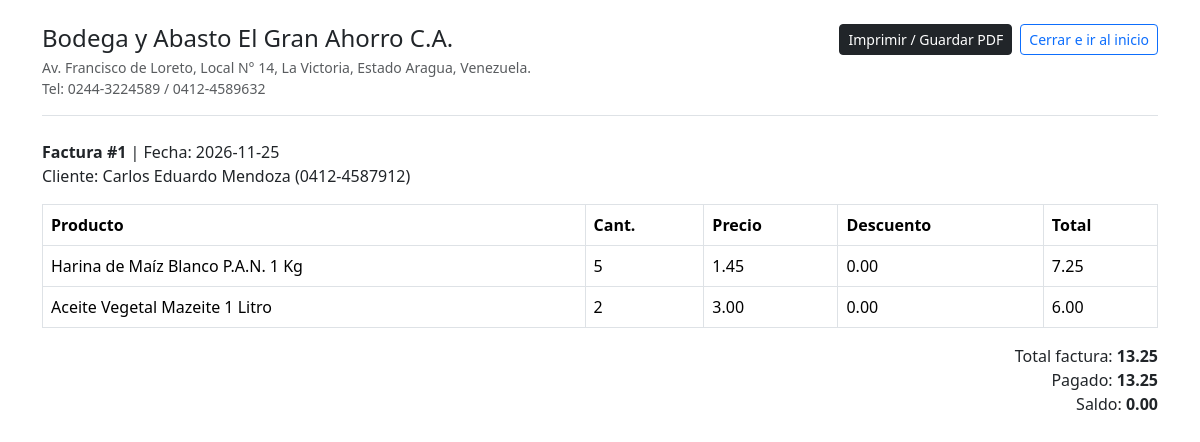
/imprimir.php?tipo=factura&id=1 (signed in), run on the app's committed database.
### tables this page shows
CREATE TABLE IF NOT EXISTS `companies` (
  `id` int unsigned NOT NULL AUTO_INCREMENT,
  `name` varchar(191) NOT NULL,
  `phone` varchar(191) NOT NULL,
  `address` text NOT NULL,
  `created_at` timestamp NULL DEFAULT NULL,
  `updated_at` timestamp NULL DEFAULT NULL,
  PRIMARY KEY (`id`)
);

CREATE TABLE IF NOT EXISTS `sells` (
  `id` int unsigned NOT NULL AUTO_INCREMENT,
  `user_id` int NOT NULL,
  `customer_id` int NOT NULL,
  `branch_id` int NOT NULL DEFAULT '1',
  `total_amount` double NOT NULL,
  `paid_amount` double NOT NULL DEFAULT '0',
  `sell_date` varchar(191) DEFAULT NULL,
  `discount_amount` double NOT NULL DEFAULT '0',
  `payment_method` tinyint NOT NULL DEFAULT '0',
  `payment_status` tinyint NOT NULL DEFAULT '0',
  `created_at` timestamp NULL DEFAULT NULL,
  `updated_at` timestamp NULL DEFAULT NULL,
  PRIMARY KEY (`id`)
);

CREATE TABLE IF NOT EXISTS `customers` (
  `id` int unsigned NOT NULL AUTO_INCREMENT,
  `customer_name` varchar(191) NOT NULL,
  `email` varchar(191) DEFAULT NULL,
  `phone` varchar(191) DEFAULT NULL,
  `address` text,
  `status` tinyint NOT NULL DEFAULT '1',
  `created_at` timestamp NULL DEFAULT NULL,
  `updated_at` timestamp NULL DEFAULT NULL,
  PRIMARY KEY (`id`)
);

CREATE TABLE IF NOT EXISTS `sell_details` (
  `id` int unsigned NOT NULL AUTO_INCREMENT,
  `stock_id` int NOT NULL,
  `sell_id` int NOT NULL,
  `product_id` int NOT NULL,
  `category_id` int NOT NULL,
  `vendor_id` int NOT NULL,
  `user_id` int NOT NULL,
  `chalan_no` varchar(191) NOT NULL,
  `selling_date` varchar(191) NOT NULL,
  `customer_id` varchar(191) NOT NULL,
  `sold_quantity` int NOT NULL,
  `buy_price` double NOT NULL,
  `sold_price` double NOT NULL,
  `total_buy_price` double NOT NULL,
  `total_sold_price` double NOT NULL,
  `discount` double NOT NULL,
  `discount_type` tinyint NOT NULL,
  `discount_amount` double NOT NULL,
  `created_at` timestamp NULL DEFAULT NULL,
  `updated_at` timestamp NULL DEFAULT NULL,
  PRIMARY KEY (`id`),
  KEY `stock_id` (`stock_id`),
  KEY `selling_date` (`selling_date`),
  KEY `product_id` (`product_id`),
  KEY `category_id` (`category_id`),
  KEY `vendor_id` (`vendor_id`),
  KEY `user_id` (`user_id`),
  KEY `sell_id` (`sell_id`)
);

CREATE TABLE IF NOT EXISTS `products` (
  `id` int unsigned NOT NULL AUTO_INCREMENT,
  `category_id` int NOT NULL,
  `product_name` varchar(191) NOT NULL,
  `details` text,
  `status` tinyint NOT NULL DEFAULT '1',
  `created_at` timestamp NULL DEFAULT NULL,
  `updated_at` timestamp NULL DEFAULT NULL,
  PRIMARY KEY (`id`),
  KEY `category_id` (`category_id`)
);

### config.php (called while the page is built, shortened)
<?php
function db(): PDO {
    static $pdo = null;
    if ($pdo === null) {
        $dsn = sprintf('mysql:host=%s;dbname=%s;charset=%s', DB_HOST, DB_NAME, DB_CHARSET);
        $pdo = new PDO($dsn, DB_USER, DB_PASS, [
            PDO::ATTR_ERRMODE => PDO::ERRMODE_EXCEPTION,
            PDO::ATTR_DEFAULT_FETCH_MODE => PDO::FETCH_ASSOC,
        ]);
    }
    return $pdo;
}
function e(?string $valor): string {
    return htmlspecialchars((string) $valor, ENT_QUOTES, 'UTF-8');
}
function monto(float $valor): string {
    return number_format($valor, 2, '.', ',');
}
function empresa_info(): array {
    $stmt = db()->query("SELECT * FROM companies ORDER BY id ASC LIMIT 1");
    return $stmt->fetch() ?: [
        'id' => 1,
        'name' => 'StockInventarios',
        'phone' => '',
        'address' => '',
    ];
}

### imprimir.php (the view, shortened to what this page needs)
<?php
require_once __DIR__ . '/config.php';
$empresa = empresa_info();
$tipo = $_GET['tipo'] ?? 'factura';
?>
<!DOCTYPE html>
<html lang="es">
<head>
    <link href="https://cdn.jsdelivr.net/npm/bootstrap@5.3.3/dist/css/bootstrap.min.css" rel="stylesheet">
</head>
<body class="p-4">
<div class="container">
    <div class="d-flex justify-content-between align-items-start border-bottom pb-3 mb-4">
        <div>
            <h4 class="mb-1"><?= e($empresa['name']) ?></h4>
            <div class="small text-muted"><?= e($empresa['address'] ?? '') ?></div>
            <div class="small text-muted">Tel: <?= e($empresa['phone'] ?? '') ?></div>
        </div>
        <div class="d-flex gap-2 no-print">
            <button onclick="window.print()" class="btn btn-dark btn-sm">Imprimir / Guardar PDF</button>
            <a href="index.php" onclick="cerrarFacturaEIrInicio(event)" class="btn btn-outline-primary btn-sm">Cerrar e ir al inicio</a>
        </div>
    </div>
    <?php if ($tipo === 'factura'): ?>
        <?php
        $id = (int) ($_GET['id'] ?? 0);
        $vStmt = db()->prepare("
            SELECT s.*, c.customer_name, c.phone, c.address
            FROM sells s
            LEFT JOIN customers c ON c.id = s.customer_id
            WHERE s.id = :id LIMIT 1
        ");
        $vStmt->execute(['id' => $id]);
        $venta = $vStmt->fetch();
        $detStmt = db()->prepare("
            SELECT sd.*, p.product_name
            FROM sell_details sd
            LEFT JOIN products p ON p.id = sd.product_id
            WHERE sd.sell_id = :id
        ");
        $detStmt->execute(['id' => $id]);
        $detalles = $detStmt->fetchAll();
        ?>
        <?php if ($venta): ?>
            <div class="mb-3">
                <strong>Factura #<?= (int) $venta['id'] ?></strong> | Fecha: <?= e($venta['sell_date']) ?><br>
                Cliente: <?= e($venta['customer_name'] ?? '') ?> (<?= e($venta['phone'] ?? '') ?>)
            </div>
            <table class="table table-bordered">
                <thead><tr><th>Producto</th><th>Cant.</th><th>Precio</th><th>Descuento</th><th>Total</th></tr></thead>
                <tbody>
                <?php foreach ($detalles as $det): ?>
                    <tr>
                        <td><?= e($det['product_name'] ?? '') ?></td>
                        <td><?= (int) $det['sold_quantity'] ?></td>
                        <td><?= monto((float) $det['sold_price']) ?></td>
                        <td><?= monto((float) $det['discount_amount']) ?></td>
                        <td><?= monto((float) $det['total_sold_price']) ?></td>
                    </tr>
                <?php endforeach; ?>
                </tbody>
            </table>
            <div class="text-end">
                <div>Total factura: <strong><?= monto((float) $venta['total_amount']) ?></strong></div>
                <div>Pagado: <strong><?= monto((float) $venta['paid_amount']) ?></strong></div>
                <div>Saldo: <strong><?= monto(max(0.0, (float) $venta['total_amount'] - (float) $venta['paid_amount'])) ?></strong></div>
            </div>
        <?php else: ?>
            <div class="alert alert-warning">Factura no encontrada.</div>
        <?php endif; ?>
    <?php endif; ?>
</div>
</body>
</html>

### data on the page
companies: name "Bodega y Abasto El Gran Ahorro C.A.", address "Av. Francisco de Loreto, Local N° 14, La Victoria, Estado Aragua, Venezuela.", phone "0244-3224589 / 0412-4589632"
sells: id "1", sell_date "2026-11-25", customer.customer_name "Carlos Eduardo Mendoza", customer.phone "0412-4587912", total_amount "13.25", paid_amount "13.25", monto(max(0.0, (float) $venta['total_amount'] - (float) $venta['paid_amount'])) "0.00"
sell_details: product.product_name "Harina de Maíz Blanco P.A.N. 1 Kg", sold_quantity "5", sold_price "1.45", discount_amount "0.00", total_sold_price "7.25"
sell_details: product.product_name "Aceite Vegetal Mazeite 1 Litro", sold_quantity "2", sold_price "3.00", discount_amount "0.00", total_sold_price "6.00"
